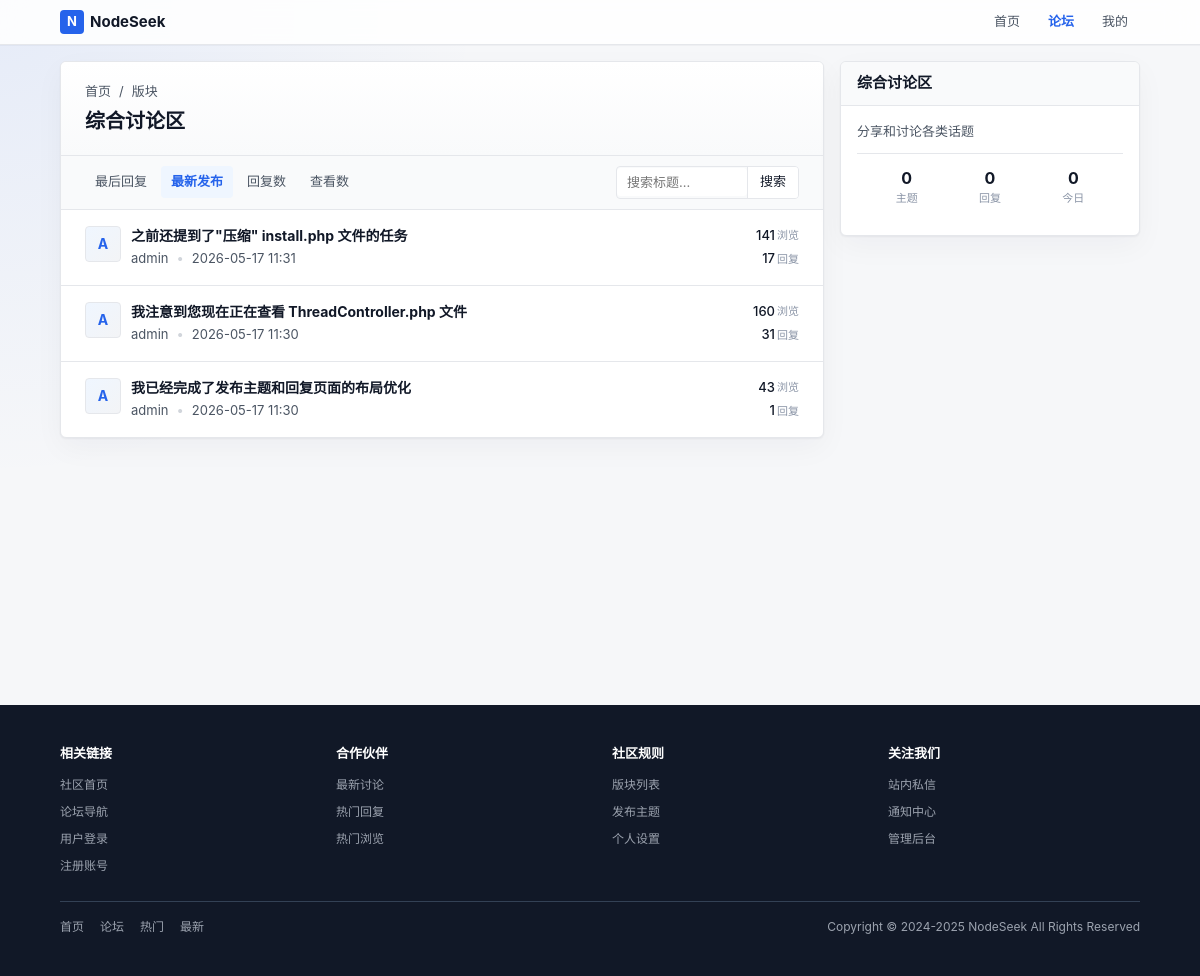
Page /index.php?c=forum&a=index&fid=1&order=dateline on the committed database.
### tables this page shows
CREATE TABLE next_forum (
        fid INTEGER PRIMARY KEY AUTOINCREMENT,
        up_fid INTEGER NOT NULL DEFAULT 0,
        name VARCHAR(50) NOT NULL DEFAULT '',
        status INTEGER NOT NULL DEFAULT 0,
        sort_order INTEGER NOT NULL DEFAULT 0,
        thread_num INTEGER NOT NULL DEFAULT 0,
        reply_num INTEGER NOT NULL DEFAULT 0,
        today_num INTEGER NOT NULL DEFAULT 0,
        today_time INTEGER NOT NULL DEFAULT 0,
        last_tid INTEGER NOT NULL DEFAULT 0,
        json_data TEXT NOT NULL
    );

CREATE TABLE next_thread (
        tid INTEGER PRIMARY KEY AUTOINCREMENT,
        fid INTEGER NOT NULL DEFAULT 0,
        pid INTEGER NOT NULL DEFAULT 0,
        typeid INTEGER NOT NULL DEFAULT 0,
        read_perm INTEGER NOT NULL DEFAULT 0,
        uid INTEGER NOT NULL DEFAULT 0,
        pm_uid INTEGER NOT NULL DEFAULT 0,
        subject VARCHAR(255) NOT NULL DEFAULT '',
        hash VARCHAR(255) NOT NULL DEFAULT '',
        dateline INTEGER NOT NULL DEFAULT 0,
        sort_order INTEGER NOT NULL DEFAULT 0,
        highlight INTEGER NOT NULL DEFAULT 0,
        digest INTEGER NOT NULL DEFAULT 0,
        closed INTEGER NOT NULL DEFAULT 0,
        reply_time INTEGER NOT NULL DEFAULT 0,
        reply_uid INTEGER NOT NULL DEFAULT 0,
        reply_num INTEGER NOT NULL DEFAULT 0,
        view_num INTEGER NOT NULL DEFAULT 0,
        fav_num INTEGER NOT NULL DEFAULT 0,
        log_num INTEGER NOT NULL DEFAULT 0
    );

CREATE TABLE next_member (
        uid INTEGER PRIMARY KEY AUTOINCREMENT,
        username VARCHAR(50) NOT NULL DEFAULT '',
        gid INTEGER NOT NULL DEFAULT 0,
        avatar INTEGER NOT NULL DEFAULT 0,
        password VARCHAR(255) NOT NULL DEFAULT '',
        auth_secret VARCHAR(50) NOT NULL DEFAULT '',
        auth_enabled INTEGER NOT NULL DEFAULT 0,
        notify_num INTEGER NOT NULL DEFAULT 0,
        credit INTEGER NOT NULL DEFAULT 0,
        reg_ip VARCHAR(50) NOT NULL DEFAULT '',
        reg_date INTEGER NOT NULL DEFAULT 0,
        last_ip VARCHAR(50) NOT NULL DEFAULT '',
        last_visit INTEGER NOT NULL DEFAULT 0,
        reply_time INTEGER NOT NULL DEFAULT 0,
        reply_num INTEGER NOT NULL DEFAULT 0,
        thread_num INTEGER NOT NULL DEFAULT 0,
        fav_num INTEGER NOT NULL DEFAULT 0,
        inbox_num INTEGER NOT NULL DEFAULT 0,
        outbox_num INTEGER NOT NULL DEFAULT 0,
        log_num INTEGER NOT NULL DEFAULT 0,
        email VARCHAR(80) NOT NULL DEFAULT '',
        email_status INTEGER NOT NULL DEFAULT 0,
        signin_time INTEGER NOT NULL DEFAULT 0,
        invisible INTEGER NOT NULL DEFAULT 0,
        timeoffset VARCHAR(10) NOT NULL DEFAULT '',
        search_time INTEGER NOT NULL DEFAULT 0,
        status INTEGER NOT NULL DEFAULT 0
    );

### controllers/ForumController.php (called while the page is built, shortened)
<?php
class ForumController {
    public static function index($fid = 0) {
        $forum = ForumModel::get($fid);
        $page = isset($_GET['page']) ? (int)$_GET['page'] : 1;
        $order = isset($_GET['order']) ? $_GET['order'] : 'reply_time';
        $keyword = isset($_GET['keyword']) ? trim($_GET['keyword']) : '';
        $threads = ThreadModel::getThreads($fid, $page, $order, $keyword);
        if (!empty($threads)) {
            $uids = array_unique(array_column($threads, 'uid'));
            $users = MemberModel::getMembersByUids($uids);
        }
        Template::display('forum/index');
    }
}
?>

### index.php (called while the page is built, shortened)
<?php
require ROOT_PATH . '/lib/Autoloader.php';
$controller = isset($_GET['c']) ? $_GET['c'] : 'home';
$action = isset($_GET['a']) ? $_GET['a'] : 'index';
$controllerClass = ucfirst($controller) . 'Controller';
$params = [];
if (isset($_GET['fid'])) $params[] = $_GET['fid'];
call_user_func_array([$controllerClass, $action], $params);
?>

### config/database.php (called while the page is built)
<?php
return [
    'default' => 'sqlite',
    'connections' => [
        'sqlite' => [
            'driver' => 'sqlite',
            'database' => ROOT_PATH . '/database/forum.db',
        ],
    ],
];

### lib/Database.php (called while the page is built, shortened)
<?php
class Database {
    private static $instance = null;
    private $config = null;
    private function __construct() {
        $this->config = require ROOT_PATH . '/config/database.php';
    }
    public static function getInstance() {
        if (self::$instance === null) {
            self::$instance = new self();
        }
        return self::$instance;
    }
    private function connect() {
        $default = $this->config['default'];
        $connection = $this->config['connections'][$default];
        if ($connection['driver'] === 'sqlite') {
            $this->connection = new PDO('sqlite:' . $connection['database']);
        }
    }
    private static function getConnection() {
        return self::getInstance()->connection;
    }
    public static function query($sql, $params = []) {
        $stmt = self::getConnection()->prepare($sql);
        $stmt->execute($params);
        return $stmt;
    }
    public static function fetch($sql, $params = []) {
        $stmt = self::query($sql, $params);
        return $stmt->fetch(PDO::FETCH_ASSOC);
    }
    public static function fetchAll($sql, $params = []) {
        $stmt = self::query($sql, $params);
        return $stmt->fetchAll(PDO::FETCH_ASSOC);
    }
}
?>

### models/ForumModel.php (called while the page is built, shortened)
<?php
class ForumModel {
    public static function get($fid) {
        return Database::fetch("SELECT * FROM " . self::TABLE . " WHERE fid = ?", [$fid]);
    }
}
?>

### models/ThreadModel.php (called while the page is built, shortened)
<?php
class ThreadModel {
    public static function getThreads($fid, $page = 1, $order = 'reply_time', $keyword = '') {
        $offset = ($page - 1) * 20;
        $orderMap = [
            'reply_time' => 'reply_time DESC',
            'dateline' => 'dateline DESC',
            'reply_num' => 'reply_num DESC',
            'view_num' => 'view_num DESC'
        ];
        $orderBy = isset($orderMap[$order]) ? $orderMap[$order] : 'reply_time DESC';
        return Database::fetchAll("SELECT * FROM " . self::TABLE . " WHERE fid = ? ORDER BY $orderBy LIMIT 20 OFFSET ?", [$fid, $offset]);
    }
}
?>

### lib/Autoloader.php (called while the page is built, shortened)
<?php
class Autoloader {
    public static function load($class) {
        $class = strtolower($class);
        $paths = [
            ROOT_PATH . '/lib/' . $class . '.php',
            ROOT_PATH . '/models/' . $class . '.php',
            ROOT_PATH . '/controllers/' . $class . '.php',
        ];
        foreach ($paths as $path) {
            if (file_exists($path)) {
                return;
            }
        }
    }
}

### models/MemberModel.php (called while the page is built, shortened)
<?php
class MemberModel {
    public static function getMembersByUids($uids) {
        $uids = array_filter(array_unique($uids));
        $placeholders = implode(',', array_fill(0, count($uids), '?'));
        $sql = "SELECT uid, username, avatar FROM " . self::TABLE . " WHERE uid IN ($placeholders)";
        $members = Database::fetchAll($sql, $uids);
        $result = [];
        foreach ($members as $member) {
            $result[$member['uid']] = $member;
        }
        return $result;
    }
}
?>

### templates/forum/index.php (the view, shortened to what this page needs)
<div class="grid grid-cols-3">
    <div class="main-content">
        <div class="card">
            <div class="thread-header">
                <div class="breadcrumb">
                    <a href="index.php">首页</a>
                    /
                    <a href="index.php?c=forum&a=index&fid=<?php echo $forum['fid']; ?>">版块</a>
                </div>
                <div class="thread-title-row">
                    <div class="flex items-center justify-between gap-md">
                        <h1><?php echo htmlspecialchars($forum['name']); ?></h1>
                    </div>
                </div>
            </div>
            <div class="toolbar">
                <div class="tabs hide-mobile">
                    <?php foreach ($orderOptions as $option): ?>
                        <a href="index.php?c=forum&a=index&fid=<?php echo $forum['fid']; ?>&order=<?php echo $option['value']; ?><?php echo !empty($keyword) ? '&keyword=' . urlencode($keyword) : ''; ?>"
                           class="tab <?php echo $order == $option['value'] ? 'active' : ''; ?>">
                            <?php echo $option['label']; ?>
                        </a>
                    <?php endforeach; ?>
                </div>
                <form action="index.php?c=forum&a=index&fid=<?php echo $forum['fid']; ?>" method="get" class="search-box hide-mobile">
                    <input type="text" name="keyword" placeholder="搜索标题..." value="<?php echo htmlspecialchars($keyword ?? ''); ?>">
                    <button type="submit" class="btn btn-search">搜索</button>
                </form>
            </div>
            <div class="post-list">
                <?php foreach ($threads as $thread): ?>
                    <?php $user = $users[$thread['uid']] ?? null; ?>
                    <div class="thread-item">
                        <div class="thread-avatar">
                            <div class="avatar">
                                <?php if ($user && !empty($user['avatar'])): ?>
                                    <img src="<?php echo htmlspecialchars($user['avatar']); ?>" alt="">
                                <?php else: ?>
                                    <?php echo strtoupper(substr($user['username'] ?? '?', 0, 1)); ?>
                                <?php endif; ?>
                            </div>
                        </div>
                        <div class="thread-content">
                            <div class="thread-title">
                                <a href="index.php?c=thread&a=index&tid=<?php echo $thread['tid']; ?>"><?php echo htmlspecialchars($thread['subject']); ?></a>
                            </div>
                            <div class="thread-meta">
                                <span><?php echo htmlspecialchars($user['username'] ?? '匿名'); ?></span>
                                <span class="separator">•</span>
                                <span><?php echo date('Y-m-d H:i', $thread['dateline']); ?></span>
                            </div>
                        </div>
                        <div class="thread-stats">
                            <div class="thread-stat">
                                <span class="thread-stat-value"><?php echo $thread['view_num']; ?></span>
                                <span class="thread-stat-label">浏览</span>
                            </div>
                            <div class="thread-stat">
                                <span class="thread-stat-value"><?php echo $thread['reply_num']; ?></span>
                                <span class="thread-stat-label">回复</span>
                            </div>
                        </div>
                    </div>
                <?php endforeach; ?>
            </div>
        </div>
    </div>
    <div class="sidebar">
        <div class="card">
            <div class="sidebar-header">
                <h3><?php echo htmlspecialchars($forum['name']); ?></h3>
            </div>
            <div class="sidebar-body">
                <p class="forum-desc"><?php echo htmlspecialchars($forum['description'] ?? '分享和讨论各类话题'); ?></p>
                <div class="user-stats">
                    <div class="user-stat">
                        <div class="user-stat-value"><?php echo $forum['thread_num']; ?></div>
                        <div class="user-stat-label">主题</div>
                    </div>
                    <div class="user-stat">
                        <div class="user-stat-value"><?php echo $forum['reply_num']; ?></div>
                        <div class="user-stat-label">回复</div>
                    </div>
                    <div class="user-stat">
                        <div class="user-stat-value"><?php echo $forum['today_num']; ?></div>
                        <div class="user-stat-label">今日</div>
                    </div>
                </div>
            </div>
        </div>
    </div>
</div>

### rows in the picture
next_forum: name "综合讨论区", thread_num "0", reply_num "0", today_num "0"
next_thread: uid.username "A", subject "之前还提到了\"压缩\" install.php 文件的任务", uid.username "admin", dateline "2026-05-17 11:31", view_num "141", reply_num "17"
next_thread: uid.username "A", subject "我注意到您现在正在查看 ThreadController.php 文件", uid.username "admin", dateline "2026-05-17 11:30", view_num "160", reply_num "31"
next_thread: uid.username "A", subject "我已经完成了发布主题和回复页面的布局优化", uid.username "admin", dateline "2026-05-17 11:30", view_num "43", reply_num "1"

### other values in the picture
$option['label'] "最后回复"
$option['label'] "最新发布"
$option['label'] "回复数"
$option['label'] "查看数"
$forum['description'] "分享和讨论各类话题"
